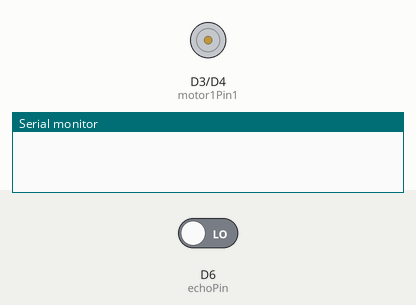
Recording of a sketch running on a simulated ESP8266 (NodeMCU). Shown: motor-driver pin pairs drawn as motors (green arrow = first pin HIGH = forward, orange = second pin HIGH = backward, longer = more drive, scaled by the enable pin), the last lines printed to the serial monitor. The test bench sets the inputs (shaded band); at power-on: D6 (echoPin) LOW.

Above: at 0.1 s.
At 4.1 s:
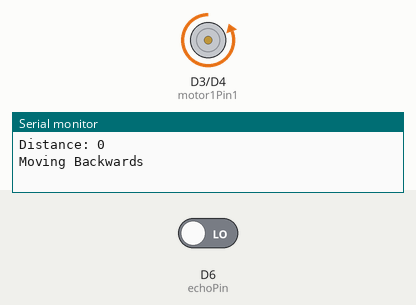
Timing chart, 0 to 5.6 s (numbered marks = the images above):
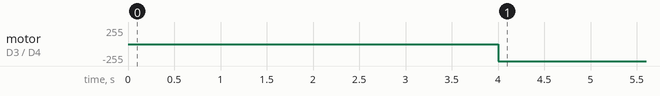

Measured:
- by itself, motor on D3 (motor1Pin1) / D4 (motor1Pin2): stopped → backward 255/255 at 4.0 s

The sketch:

ultra_sonic.ino
```cpp
int motor1Pin1 = D3;
int motor1Pin2 = D4;
int enable1Pin = D2;

const int trigPin = D5;
const int echoPin = D6;
// defines variables
long duration;
int distance;
void setup() {

  pinMode(motor1Pin1, OUTPUT);
  pinMode(motor1Pin2, OUTPUT);
  pinMode(enable1Pin, OUTPUT);

pinMode(trigPin, OUTPUT); // Sets the trigPin as an Output
pinMode(echoPin, INPUT); // Sets the echoPin as an Input
Serial.begin(115200); // Starts the serial communication
}
void loop() {
// Clears the trigPin
digitalWrite(trigPin, 0);
delay(2000);
// Sets the trigPin on HIGH state for 10 micro seconds
digitalWrite(trigPin, 1);
delay(1000);
digitalWrite(trigPin, 0);
// Reads the echoPin, returns the sound wave travel time in microseconds
duration = pulseIn(echoPin, 1);
// Calculating the distance
distance = duration*0.034/2;
// Prints the distance on the Serial Monitor
Serial.print("Distance: ");
Serial.println(distance);

if (distance <= 10){
    Serial.println("Moving Backwards");
          digitalWrite(motor1Pin1, LOW);
          digitalWrite(motor1Pin2, HIGH);
          digitalWrite(enable1Pin, 250);
          delay(3000);

}
else{
   Serial.println("Moving Forward");
          digitalWrite(motor1Pin1, HIGH);
          digitalWrite(motor1Pin2, LOW);
          digitalWrite(enable1Pin, 10);
          delay(3000);
}

}
```
